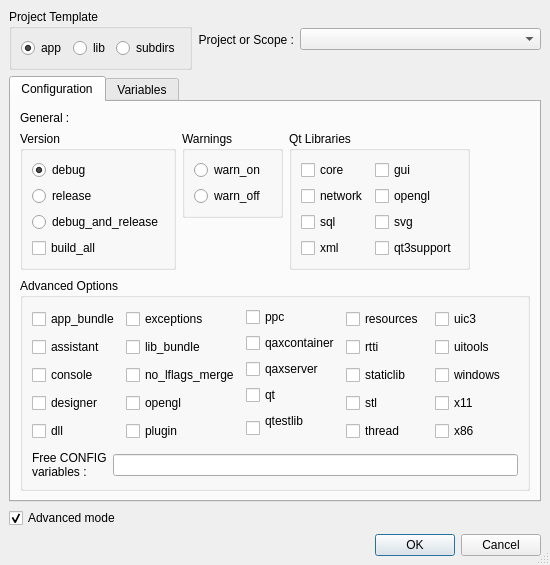
<ui version="4.0" >
 <author></author>
 <comment></comment>
 <exportmacro></exportmacro>
 <class>ProjectPropertie</class>
 <widget class="QDialog" name="ProjectPropertie" >
  <property name="geometry" >
   <rect>
    <x>0</x>
    <y>0</y>
    <width>550</width>
    <height>565</height>
   </rect>
  </property>
  <property name="sizePolicy" >
   <sizepolicy>
    <hsizetype>4</hsizetype>
    <vsizetype>4</vsizetype>
    <horstretch>0</horstretch>
    <verstretch>0</verstretch>
   </sizepolicy>
  </property>
  <property name="windowTitle" >
   <string>Dialog</string>
  </property>
  <property name="windowIcon" >
   <iconset resource="../resources/resources.qrc" >:/divers/images/logo.png</iconset>
  </property>
  <property name="sizeGripEnabled" >
   <bool>true</bool>
  </property>
  <layout class="QGridLayout" >
   <property name="margin" >
    <number>9</number>
   </property>
   <property name="spacing" >
    <number>6</number>
   </property>
   <item row="1" column="0" >
    <widget class="QTabWidget" name="tab" >
     <property name="sizePolicy" >
      <sizepolicy>
       <hsizetype>4</hsizetype>
       <vsizetype>4</vsizetype>
       <horstretch>0</horstretch>
       <verstretch>0</verstretch>
      </sizepolicy>
     </property>
     <property name="currentIndex" >
      <number>0</number>
     </property>
     <widget class="QWidget" name="tabConfig" >
      <attribute name="title" >
       <string>Configuration</string>
      </attribute>
      <layout class="QGridLayout" >
       <property name="margin" >
        <number>9</number>
       </property>
       <property name="spacing" >
        <number>6</number>
       </property>
       <item row="0" column="0" >
        <layout class="QVBoxLayout" >
         <property name="margin" >
          <number>0</number>
         </property>
         <property name="spacing" >
          <number>6</number>
         </property>
         <item>
          <layout class="QHBoxLayout" >
           <property name="margin" >
            <number>0</number>
           </property>
           <property name="spacing" >
            <number>6</number>
           </property>
           <item>
            <layout class="QVBoxLayout" >
             <property name="margin" >
              <number>0</number>
             </property>
             <property name="spacing" >
              <number>6</number>
             </property>
             <item>
              <widget class="QLabel" name="label_5" >
               <property name="text" >
                <string>General :</string>
               </property>
              </widget>
             </item>
             <item>
              <layout class="QHBoxLayout" >
               <property name="margin" >
                <number>0</number>
               </property>
               <property name="spacing" >
                <number>6</number>
               </property>
               <item>
                <layout class="QVBoxLayout" >
                 <property name="margin" >
                  <number>0</number>
                 </property>
                 <property name="spacing" >
                  <number>6</number>
                 </property>
                 <item>
                  <widget class="QGroupBox" name="groupeDebug" >
                   <property name="title" >
                    <string>Version</string>
                   </property>
                   <layout class="QGridLayout" >
                    <property name="margin" >
                     <number>9</number>
                    </property>
                    <property name="spacing" >
                     <number>6</number>
                    </property>
                    <item row="3" column="0" >
                     <widget class="QCheckBox" name="build_all" >
                      <property name="text" >
                       <string>build_all</string>
                      </property>
                     </widget>
                    </item>
                    <item row="0" column="0" >
                     <widget class="QRadioButton" name="debug" >
                      <property name="text" >
                       <string>debug</string>
                      </property>
                      <property name="checked" >
                       <bool>true</bool>
                      </property>
                     </widget>
                    </item>
                    <item row="1" column="0" >
                     <widget class="QRadioButton" name="release" >
                      <property name="text" >
                       <string>release</string>
                      </property>
                     </widget>
                    </item>
                    <item row="2" column="0" >
                     <widget class="QRadioButton" name="debug_and_release" >
                      <property name="text" >
                       <string>debug_and_release</string>
                      </property>
                     </widget>
                    </item>
                   </layout>
                  </widget>
                 </item>
                 <item>
                  <spacer>
                   <property name="orientation" >
                    <enum>Qt::Vertical</enum>
                   </property>
                   <property name="sizeHint" >
                    <size>
                     <width>20</width>
                     <height>40</height>
                    </size>
                   </property>
                  </spacer>
                 </item>
                </layout>
               </item>
               <item>
                <layout class="QVBoxLayout" >
                 <property name="margin" >
                  <number>0</number>
                 </property>
                 <property name="spacing" >
                  <number>6</number>
                 </property>
                 <item>
                  <widget class="QGroupBox" name="groupeWarn" >
                   <property name="title" >
                    <string>Warnings</string>
                   </property>
                   <layout class="QGridLayout" >
                    <property name="margin" >
                     <number>9</number>
                    </property>
                    <property name="spacing" >
                     <number>6</number>
                    </property>
                    <item row="1" column="0" >
                     <widget class="QRadioButton" name="warn_off" >
                      <property name="text" >
                       <string>warn_off</string>
                      </property>
                     </widget>
                    </item>
                    <item row="0" column="0" >
                     <widget class="QRadioButton" name="warn_on" >
                      <property name="text" >
                       <string>warn_on</string>
                      </property>
                      <property name="checked" >
                       <bool>false</bool>
                      </property>
                     </widget>
                    </item>
                   </layout>
                  </widget>
                 </item>
                 <item>
                  <spacer>
                   <property name="orientation" >
                    <enum>Qt::Vertical</enum>
                   </property>
                   <property name="sizeHint" >
                    <size>
                     <width>101</width>
                     <height>21</height>
                    </size>
                   </property>
                  </spacer>
                 </item>
                </layout>
               </item>
               <item>
                <layout class="QVBoxLayout" >
                 <property name="margin" >
                  <number>0</number>
                 </property>
                 <property name="spacing" >
                  <number>6</number>
                 </property>
                 <item>
                  <widget class="QGroupBox" name="groupeBibliotheques" >
                   <property name="title" >
                    <string>Qt Libraries</string>
                   </property>
                   <layout class="QGridLayout" >
                    <property name="margin" >
                     <number>9</number>
                    </property>
                    <property name="spacing" >
                     <number>6</number>
                    </property>
                    <item row="0" column="0" >
                     <layout class="QHBoxLayout" >
                      <property name="margin" >
                       <number>0</number>
                      </property>
                      <property name="spacing" >
                       <number>6</number>
                      </property>
                      <item>
                       <layout class="QVBoxLayout" >
                        <property name="margin" >
                         <number>0</number>
                        </property>
                        <property name="spacing" >
                         <number>6</number>
                        </property>
                        <item>
                         <widget class="QCheckBox" name="core" >
                          <property name="text" >
                           <string>core</string>
                          </property>
                         </widget>
                        </item>
                        <item>
                         <widget class="QCheckBox" name="network" >
                          <property name="text" >
                           <string>network</string>
                          </property>
                         </widget>
                        </item>
                        <item>
                         <widget class="QCheckBox" name="sql" >
                          <property name="text" >
                           <string>sql</string>
                          </property>
                         </widget>
                        </item>
                        <item>
                         <widget class="QCheckBox" name="xml" >
                          <property name="text" >
                           <string>xml</string>
                          </property>
                         </widget>
                        </item>
                       </layout>
                      </item>
                      <item>
                       <layout class="QVBoxLayout" >
                        <property name="margin" >
                         <number>0</number>
                        </property>
                        <property name="spacing" >
                         <number>6</number>
                        </property>
                        <item>
                         <widget class="QCheckBox" name="gui" >
                          <property name="text" >
                           <string>gui</string>
                          </property>
                         </widget>
                        </item>
                        <item>
                         <widget class="QCheckBox" name="libopengl" >
                          <property name="text" >
                           <string>opengl</string>
                          </property>
                         </widget>
                        </item>
                        <item>
                         <widget class="QCheckBox" name="svg" >
                          <property name="text" >
                           <string>svg</string>
                          </property>
                         </widget>
                        </item>
                        <item>
                         <widget class="QCheckBox" name="qt3support" >
                          <property name="text" >
                           <string>qt3support</string>
                          </property>
                         </widget>
                        </item>
                       </layout>
                      </item>
                     </layout>
                    </item>
                   </layout>
                  </widget>
                 </item>
                 <item>
                  <spacer>
                   <property name="orientation" >
                    <enum>Qt::Vertical</enum>
                   </property>
                   <property name="sizeHint" >
                    <size>
                     <width>20</width>
                     <height>20</height>
                    </size>
                   </property>
                  </spacer>
                 </item>
                </layout>
               </item>
              </layout>
             </item>
            </layout>
           </item>
           <item>
            <spacer>
             <property name="orientation" >
              <enum>Qt::Horizontal</enum>
             </property>
             <property name="sizeHint" >
              <size>
               <width>40</width>
               <height>20</height>
              </size>
             </property>
            </spacer>
           </item>
          </layout>
         </item>
         <item>
          <widget class="QGroupBox" name="groupeAvancees" >
           <property name="title" >
            <string>Advanced Options</string>
           </property>
           <layout class="QGridLayout" >
            <property name="margin" >
             <number>9</number>
            </property>
            <property name="spacing" >
             <number>6</number>
            </property>
            <item row="0" column="0" >
             <layout class="QVBoxLayout" >
              <property name="margin" >
               <number>0</number>
              </property>
              <property name="spacing" >
               <number>6</number>
              </property>
              <item>
               <layout class="QHBoxLayout" >
                <property name="margin" >
                 <number>0</number>
                </property>
                <property name="spacing" >
                 <number>6</number>
                </property>
                <item>
                 <layout class="QVBoxLayout" >
                  <property name="margin" >
                   <number>0</number>
                  </property>
                  <property name="spacing" >
                   <number>6</number>
                  </property>
                  <item>
                   <widget class="QCheckBox" name="app_bundle" >
                    <property name="text" >
                     <string>app_bundle</string>
                    </property>
                   </widget>
                  </item>
                  <item>
                   <widget class="QCheckBox" name="assistant" >
                    <property name="text" >
                     <string>assistant</string>
                    </property>
                   </widget>
                  </item>
                  <item>
                   <widget class="QCheckBox" name="console" >
                    <property name="text" >
                     <string>console</string>
                    </property>
                   </widget>
                  </item>
                  <item>
                   <widget class="QCheckBox" name="designer" >
                    <property name="text" >
                     <string>designer</string>
                    </property>
                   </widget>
                  </item>
                  <item>
                   <widget class="QCheckBox" name="dll" >
                    <property name="text" >
                     <string>dll</string>
                    </property>
                   </widget>
                  </item>
                 </layout>
                </item>
                <item>
                 <layout class="QVBoxLayout" >
                  <property name="margin" >
                   <number>0</number>
                  </property>
                  <property name="spacing" >
                   <number>6</number>
                  </property>
                  <item>
                   <widget class="QCheckBox" name="exceptions" >
                    <property name="text" >
                     <string>exceptions</string>
                    </property>
                   </widget>
                  </item>
                  <item>
                   <widget class="QCheckBox" name="lib_bundle" >
                    <property name="text" >
                     <string>lib_bundle</string>
                    </property>
                   </widget>
                  </item>
                  <item>
                   <widget class="QCheckBox" name="no_lflags_merge" >
                    <property name="text" >
                     <string>no_lflags_merge</string>
                    </property>
                   </widget>
                  </item>
                  <item>
                   <widget class="QCheckBox" name="opengl" >
                    <property name="text" >
                     <string>opengl</string>
                    </property>
                   </widget>
                  </item>
                  <item>
                   <widget class="QCheckBox" name="plugin" >
                    <property name="text" >
                     <string>plugin</string>
                    </property>
                   </widget>
                  </item>
                 </layout>
                </item>
                <item>
                 <layout class="QVBoxLayout" >
                  <property name="margin" >
                   <number>0</number>
                  </property>
                  <property name="spacing" >
                   <number>6</number>
                  </property>
                  <item>
                   <widget class="QCheckBox" name="ppc" >
                    <property name="text" >
                     <string>ppc</string>
                    </property>
                   </widget>
                  </item>
                  <item>
                   <widget class="QCheckBox" name="qaxcontainer" >
                    <property name="text" >
                     <string>qaxcontainer</string>
                    </property>
                   </widget>
                  </item>
                  <item>
                   <widget class="QCheckBox" name="qaxserver" >
                    <property name="text" >
                     <string>qaxserver</string>
                    </property>
                   </widget>
                  </item>
                  <item>
                   <widget class="QCheckBox" name="qt" >
                    <property name="text" >
                     <string>qt</string>
                    </property>
                    <property name="checked" >
                     <bool>false</bool>
                    </property>
                   </widget>
                  </item>
                  <item>
                   <widget class="QCheckBox" name="qtestlib" >
                    <property name="text" >
                     <string>qtestlib
</string>
                    </property>
                   </widget>
                  </item>
                 </layout>
                </item>
                <item>
                 <layout class="QVBoxLayout" >
                  <property name="margin" >
                   <number>0</number>
                  </property>
                  <property name="spacing" >
                   <number>6</number>
                  </property>
                  <item>
                   <widget class="QCheckBox" name="resources" >
                    <property name="text" >
                     <string>resources</string>
                    </property>
                   </widget>
                  </item>
                  <item>
                   <widget class="QCheckBox" name="rtti" >
                    <property name="text" >
                     <string>rtti</string>
                    </property>
                   </widget>
                  </item>
                  <item>
                   <widget class="QCheckBox" name="staticlib" >
                    <property name="text" >
                     <string>staticlib</string>
                    </property>
                   </widget>
                  </item>
                  <item>
                   <widget class="QCheckBox" name="stl" >
                    <property name="text" >
                     <string>stl</string>
                    </property>
                   </widget>
                  </item>
                  <item>
                   <widget class="QCheckBox" name="Thread" >
                    <property name="text" >
                     <string>thread</string>
                    </property>
                   </widget>
                  </item>
                 </layout>
                </item>
                <item>
                 <layout class="QVBoxLayout" >
                  <property name="margin" >
                   <number>0</number>
                  </property>
                  <property name="spacing" >
                   <number>6</number>
                  </property>
                  <item>
                   <widget class="QCheckBox" name="uic3" >
                    <property name="text" >
                     <string>uic3</string>
                    </property>
                   </widget>
                  </item>
                  <item>
                   <widget class="QCheckBox" name="uitools" >
                    <property name="text" >
                     <string>uitools</string>
                    </property>
                   </widget>
                  </item>
                  <item>
                   <widget class="QCheckBox" name="windows" >
                    <property name="text" >
                     <string>windows</string>
                    </property>
                   </widget>
                  </item>
                  <item>
                   <widget class="QCheckBox" name="x11" >
                    <property name="text" >
                     <string>x11</string>
                    </property>
                   </widget>
                  </item>
                  <item>
                   <widget class="QCheckBox" name="x86" >
                    <property name="text" >
                     <string>x86</string>
                    </property>
                   </widget>
                  </item>
                 </layout>
                </item>
               </layout>
              </item>
              <item>
               <layout class="QHBoxLayout" >
                <property name="margin" >
                 <number>0</number>
                </property>
                <property name="spacing" >
                 <number>6</number>
                </property>
                <item>
                 <widget class="QLabel" name="label_4" >
                  <property name="text" >
                   <string>Free CONFIG
variables :</string>
                  </property>
                 </widget>
                </item>
                <item>
                 <widget class="QLineEdit" name="supplement" />
                </item>
               </layout>
              </item>
             </layout>
            </item>
           </layout>
          </widget>
         </item>
        </layout>
       </item>
      </layout>
     </widget>
     <widget class="QWidget" name="tabVariables" >
      <attribute name="title" >
       <string>Variables</string>
      </attribute>
      <layout class="QGridLayout" >
       <property name="margin" >
        <number>9</number>
       </property>
       <property name="spacing" >
        <number>6</number>
       </property>
       <item row="0" column="0" >
        <layout class="QVBoxLayout" >
         <property name="margin" >
          <number>0</number>
         </property>
         <property name="spacing" >
          <number>6</number>
         </property>
         <item>
          <layout class="QHBoxLayout" >
           <property name="margin" >
            <number>0</number>
           </property>
           <property name="spacing" >
            <number>6</number>
           </property>
           <item>
            <layout class="QVBoxLayout" >
             <property name="margin" >
              <number>0</number>
             </property>
             <property name="spacing" >
              <number>6</number>
             </property>
             <item>
              <widget class="QLabel" name="labelVariables" >
               <property name="sizePolicy" >
                <sizepolicy>
                 <hsizetype>5</hsizetype>
                 <vsizetype>4</vsizetype>
                 <horstretch>0</horstretch>
                 <verstretch>0</verstretch>
                </sizepolicy>
               </property>
               <property name="text" >
                <string>Variable :</string>
               </property>
              </widget>
             </item>
             <item>
              <widget class="QListWidget" name="variablesList" >
               <property name="sizePolicy" >
                <sizepolicy>
                 <hsizetype>4</hsizetype>
                 <vsizetype>1</vsizetype>
                 <horstretch>0</horstretch>
                 <verstretch>0</verstretch>
                </sizepolicy>
               </property>
              </widget>
             </item>
             <item>
              <layout class="QHBoxLayout" >
               <property name="margin" >
                <number>0</number>
               </property>
               <property name="spacing" >
                <number>6</number>
               </property>
               <item>
                <widget class="QToolButton" name="addVariable" >
                 <property name="text" >
                  <string>...</string>
                 </property>
                 <property name="icon" >
                  <iconset resource="../resources/resources.qrc" >:/divers/images/ajouter.png</iconset>
                 </property>
                </widget>
               </item>
               <item>
                <widget class="QToolButton" name="deleteVariable" >
                 <property name="text" >
                  <string>...</string>
                 </property>
                 <property name="icon" >
                  <iconset resource="../resources/resources.qrc" >:/divers/images/supprimer.png</iconset>
                 </property>
                </widget>
               </item>
               <item>
                <spacer>
                 <property name="orientation" >
                  <enum>Qt::Horizontal</enum>
                 </property>
                 <property name="sizeHint" >
                  <size>
                   <width>40</width>
                   <height>20</height>
                  </size>
                 </property>
                </spacer>
               </item>
              </layout>
             </item>
            </layout>
           </item>
           <item>
            <layout class="QVBoxLayout" >
             <property name="margin" >
              <number>0</number>
             </property>
             <property name="spacing" >
              <number>6</number>
             </property>
             <item>
              <widget class="QLabel" name="labelValeurs" >
               <property name="sizePolicy" >
                <sizepolicy>
                 <hsizetype>5</hsizetype>
                 <vsizetype>4</vsizetype>
                 <horstretch>0</horstretch>
                 <verstretch>0</verstretch>
                </sizepolicy>
               </property>
               <property name="text" >
                <string>Values :</string>
               </property>
              </widget>
             </item>
             <item>
              <widget class="QListWidget" name="valuesList" >
               <property name="sizePolicy" >
                <sizepolicy>
                 <hsizetype>4</hsizetype>
                 <vsizetype>5</vsizetype>
                 <horstretch>0</horstretch>
                 <verstretch>0</verstretch>
                </sizepolicy>
               </property>
              </widget>
             </item>
             <item>
              <layout class="QHBoxLayout" >
               <property name="margin" >
                <number>0</number>
               </property>
               <property name="spacing" >
                <number>6</number>
               </property>
               <item>
                <widget class="QToolButton" name="addValue" >
                 <property name="text" >
                  <string>...</string>
                 </property>
                 <property name="icon" >
                  <iconset resource="../resources/resources.qrc" >:/divers/images/ajouter.png</iconset>
                 </property>
                </widget>
               </item>
               <item>
                <widget class="QToolButton" name="deleteValue" >
                 <property name="text" >
                  <string>...</string>
                 </property>
                 <property name="icon" >
                  <iconset resource="../resources/resources.qrc" >:/divers/images/supprimer.png</iconset>
                 </property>
                </widget>
               </item>
               <item>
                <widget class="QToolButton" name="modifyValue" >
                 <property name="text" >
                  <string>...</string>
                 </property>
                 <property name="icon" >
                  <iconset resource="../resources/resources.qrc" >:/toolbar/images/edit.png</iconset>
                 </property>
                </widget>
               </item>
               <item>
                <spacer>
                 <property name="orientation" >
                  <enum>Qt::Horizontal</enum>
                 </property>
                 <property name="sizeHint" >
                  <size>
                   <width>131</width>
                   <height>20</height>
                  </size>
                 </property>
                </spacer>
               </item>
              </layout>
             </item>
            </layout>
           </item>
          </layout>
         </item>
         <item>
          <spacer>
           <property name="orientation" >
            <enum>Qt::Vertical</enum>
           </property>
           <property name="sizeType" >
            <enum>QSizePolicy::Maximum</enum>
           </property>
           <property name="sizeHint" >
            <size>
             <width>20</width>
             <height>40</height>
            </size>
           </property>
          </spacer>
         </item>
        </layout>
       </item>
      </layout>
     </widget>
    </widget>
   </item>
   <item row="0" column="0" >
    <layout class="QHBoxLayout" >
     <property name="margin" >
      <number>0</number>
     </property>
     <property name="spacing" >
      <number>6</number>
     </property>
     <item>
      <widget class="QGroupBox" name="projectTemplate" >
       <property name="sizePolicy" >
        <sizepolicy>
         <hsizetype>4</hsizetype>
         <vsizetype>5</vsizetype>
         <horstretch>0</horstretch>
         <verstretch>0</verstretch>
        </sizepolicy>
       </property>
       <property name="title" >
        <string>Project Template</string>
       </property>
       <layout class="QGridLayout" >
        <property name="margin" >
         <number>9</number>
        </property>
        <property name="spacing" >
         <number>6</number>
        </property>
        <item row="0" column="2" >
         <widget class="QRadioButton" name="subdirs" >
          <property name="text" >
           <string>subdirs</string>
          </property>
         </widget>
        </item>
        <item row="0" column="1" >
         <widget class="QRadioButton" name="lib" >
          <property name="text" >
           <string>lib</string>
          </property>
         </widget>
        </item>
        <item row="0" column="0" >
         <widget class="QRadioButton" name="app" >
          <property name="text" >
           <string>app</string>
          </property>
          <property name="checked" >
           <bool>true</bool>
          </property>
         </widget>
        </item>
       </layout>
      </widget>
     </item>
     <item>
      <widget class="QLabel" name="labelPortee" >
       <property name="sizePolicy" >
        <sizepolicy>
         <hsizetype>4</hsizetype>
         <vsizetype>5</vsizetype>
         <horstretch>0</horstretch>
         <verstretch>0</verstretch>
        </sizepolicy>
       </property>
       <property name="text" >
        <string>Project or Scope :</string>
       </property>
       <property name="alignment" >
        <set>Qt::AlignRight|Qt::AlignTrailing|Qt::AlignVCenter</set>
       </property>
      </widget>
     </item>
     <item>
      <widget class="QComboBox" name="comboScope" />
     </item>
    </layout>
   </item>
   <item row="2" column="0" >
    <widget class="QCheckBox" name="advancedMode" >
     <property name="text" >
      <string>Advanced mode</string>
     </property>
     <property name="checked" >
      <bool>true</bool>
     </property>
    </widget>
   </item>
   <item row="4" column="0" >
    <layout class="QHBoxLayout" >
     <property name="margin" >
      <number>0</number>
     </property>
     <property name="spacing" >
      <number>6</number>
     </property>
     <item>
      <layout class="QHBoxLayout" >
       <property name="margin" >
        <number>0</number>
       </property>
       <property name="spacing" >
        <number>6</number>
       </property>
       <item>
        <spacer>
         <property name="orientation" >
          <enum>Qt::Horizontal</enum>
         </property>
         <property name="sizeHint" >
          <size>
           <width>40</width>
           <height>20</height>
          </size>
         </property>
        </spacer>
       </item>
       <item>
        <widget class="QPushButton" name="okButton" >
         <property name="text" >
          <string>OK</string>
         </property>
        </widget>
       </item>
       <item>
        <widget class="QPushButton" name="cancelButton" >
         <property name="text" >
          <string>Cancel</string>
         </property>
        </widget>
       </item>
      </layout>
     </item>
    </layout>
   </item>
  </layout>
 </widget>
 <pixmapfunction></pixmapfunction>
 <resources>
  <include location="../resources/resources.qrc" />
 </resources>
 <connections>
  <connection>
   <sender>cancelButton</sender>
   <signal>clicked(bool)</signal>
   <receiver>ProjectPropertie</receiver>
   <slot>reject()</slot>
   <hints>
    <hint type="sourcelabel" >
     <x>533</x>
     <y>513</y>
    </hint>
    <hint type="destinationlabel" >
     <x>475</x>
     <y>267</y>
    </hint>
   </hints>
  </connection>
  <connection>
   <sender>advancedMode</sender>
   <signal>toggled(bool)</signal>
   <receiver>groupeAvancees</receiver>
   <slot>setVisible(bool)</slot>
   <hints>
    <hint type="sourcelabel" >
     <x>53</x>
     <y>468</y>
    </hint>
    <hint type="destinationlabel" >
     <x>83</x>
     <y>270</y>
    </hint>
   </hints>
  </connection>
  <connection>
   <sender>advancedMode</sender>
   <signal>toggled(bool)</signal>
   <receiver>groupeBibliotheques</receiver>
   <slot>setVisible(bool)</slot>
   <hints>
    <hint type="sourcelabel" >
     <x>37</x>
     <y>468</y>
    </hint>
    <hint type="destinationlabel" >
     <x>450</x>
     <y>120</y>
    </hint>
   </hints>
  </connection>
 </connections>
</ui>
